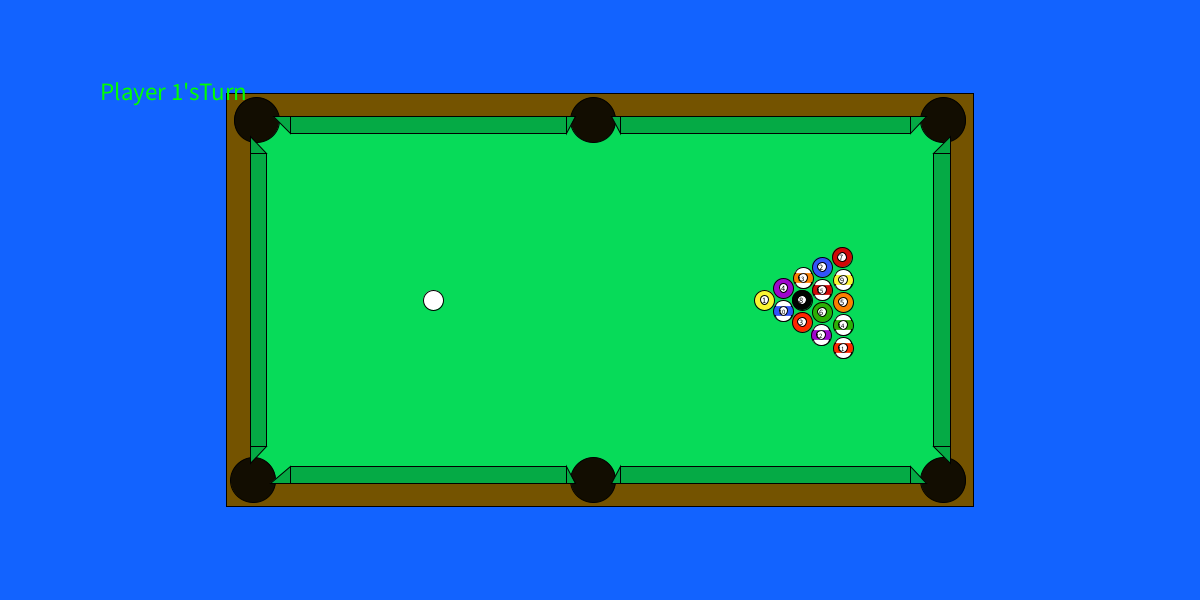
Frame 1 (no input)
Frame 60 (the mouse pressed at the canvas centre just before this capture): identical to frame 1, image omitted
Frame 120 (the mouse held since frame 60 and released just before this capture): identical to frame 1, image omitted

The Processing sketch that drew this single still picture (run headless with seeded random() and noise(); from frame 60 on, the mouse is pressed at the canvas centre):

// Processing sketch: EightBall
// ── EightBall.pde
Table t;

void mousePressed() {
  if (t.onTable[0] != null && mouseButton == LEFT && mouseX > t.onTable[0].position.x-30 && mouseX < t.onTable[0].position.x+30 &&
    mouseY > t.onTable[0].position.y-30 && mouseY < t.onTable[0].position.y+30) {
    t.onTable[0].isSelected = true;
    t.selected = t.onTable[0];
  }
}

void mouseReleased() {
  if (t.selected != null) {
    PVector mouseV = new PVector(mouseX, mouseY);
    PVector newSpeed = PVector.sub(t.selected.position, mouseV).div(7);
    t.selected.speed = newSpeed;
    //(selected.location.sub(mouse)).div(7);
    //selected.speed.x = (selected.location.x-mouseX)/7;
    //selected.speed.y = (selected.location.y-mouseY)/7;
    //println(selected.speed);
    t.selected.isSelected = false;
    t.selected = null;
    t.changeTurn();
  }
}

void setup() {
  size(1200, 600); //1800 900
  t = new Table();
}

void draw() {
  t.start();
  t.display();
  t.update();
  t.moveWhite();
}

// ── Ball.pde
class Ball {
  PVector position, speed;
  boolean stripe;
  boolean solid;
  boolean eightball;
  float radius = 20;
  int num;
  float dec = 0.98;
  color ballColor;
  boolean isSelected;
  Ball(float newX, float newY, boolean str, boolean sol, boolean ei, int n, color c) {
    position = new PVector(newX, newY);
    speed = new PVector(0, 0);
    stripe = str;
    solid = sol;
    eightball = ei;
    num = n;
    ballColor = c;
    isSelected = false;
  }

  void display() {
    fill(ballColor);
    ellipse(position.x, position.y, radius, radius);
    if (num != 0) {
      fill(255, 255, 255);
      ellipse(position.x, position.y, 8.33, 8.33);
    }
    if (stripe) {
      arc(position.x, position.y-4.83, 16, 11, PI, TWO_PI);
      arc(position.x, position.y+4.83, 16, 11, 0, PI);
    }
    if (num != 0) {
      if (num > 9) {
        textSize(6.7);
        fill(#000000);
        text("" + num, position.x-4.7, position.y+3.3);
      } else {
        textSize(8.3);
        fill(#000000);
        text("" + num, position.x-2.7, position.y+3.3);
      }
    }
    if (position.x - radius <= 0 || position.x + radius >= width)
      speed.x *= -1;
    if (position.y - radius <= 0 || position.y + radius >= height)
      speed.y *= -1; 
    if (isSelected) {
      line(position.x, position.y, mouseX, mouseY);
    }
  }

  public void move() {
    position.add(speed);
    speed.mult(dec);
  }

  public PVector polar(float radius, float angle) {
    PVector polar = new PVector(radius*cos(angle), radius*sin(angle));
    return polar;
  }

  void collide(Ball other, float xDis,float yDis,float dist){
    float normX = xDis / dist;
    float normY = yDis / dist;
    float midX = (this.position.x + other.position.x)/2;
    float midY = (this.position.y + other.position.y)/2;
    this.position.x = midX - normX * 10;
    this.position.y = midY - normY * 10;
    other.position.x = midX + normX * 10;
    other.position.y = midY + normY * 10;
    float dVector = (this.speed.x - other.speed.x) * normX;
    dVector += (this.speed.y - other.speed.y) * normY;
    float dvx = dVector * normX;
    float dvy = dVector * normY;
    this.speed.x -= dvx;
    this.speed.y -= dvy;
    other.speed.x += dvx;
    other.speed.y += dvy;
    other.speed.x *= 0.98;
    other.speed.y *= 0.98;
    this.speed.x *= 0.95;
    this.speed.y *= 0.95;
  }
  /**
  void collide(Ball other){
    float distance = dist(this.position.x,this.position.y,other.position.x,other.position.y);
    if (distance <= 20){
      other.speed.x += this.speed.x;
      other.speed.y += this.speed.y;
      float angle = atan2(other.position.y - this.position.y, other.position.x - this.position.x);
      this.position.x = other.position.x - cos(angle) * 20;
      this.position.y = other.position.y - sin(angle) * 20;
      this.speed.x *= -.85;
      this.speed.y *= -.85;
    }
  }
**/
  //public void collide(Ball other) {
    /*
    float a = this.position.sub(other.position).heading();
     this.position = other.position.add(this.polar(radius, a));
     float a1 = this.speed.heading()-a;
     float a2 = other.speed.heading()-a;
     PVector v1 = this.polar(this.speed.mag()*cos(a1), a);
     PVector v2 = this.polar(other.speed.mag()*cos(a2), a);
     this.speed.sub(v1).add(v2);
     other.speed.sub(v2).add(v1);
     */

     /**
    //find a normal vector
    PVector n = this.position.sub(other.position);
    float d = n.mag();

    //find minimum translation distance
    PVector mtd = n.mult((radius*2 - d) / d);
/**
    //push-pull balls
    this.position = this.position.add(mtd.mult(1/2));
    other.position = other.position.sub(mtd.mult(1/2));

    //find a unit normal vector
    PVector un = n.div(n.mag());

    //find unit tangent vector
    PVector ut = new PVector(-un.y, un.x);

    //project velocities onto the un and ut vectors
    float v1n = un.dot(this.speed);
    float v1t = ut.dot(this.speed);
    float v2n = un.dot(other.speed);
    float v2t = ut.dot(other.speed);

    //convert the scalar normal and tangential velocities into vectors
    PVector v1nTag = un.mult(v1n);
    PVector v1tTag = ut.mult(v1t);
    PVector v2nTag = un.mult(v2n);
    PVector v2tTag = ut.mult(v2t);

    //update velocities
    this.speed = v1nTag.add(v1tTag);
    other.speed = v2nTag.add(v2tTag);
  }
  **/
}

// ── Pocket.pde
class Pocket{
  float x;
  float y;
  float radius = 45;
  Pocket(float newX, float newY){
    x = newX;
    y = newY;
  }
  void display(){
    fill(#120D01);
    ellipse(x,y,radius, radius);
  }
}

// ── Table.pde
class Table {
  Ball[] onTable;
  Ball[] pocketed;
  Pocket[] holes;
  Wall[] walls;
  int playerTurn = 1;
  int winner;
  boolean player1Stripe;
  Ball selected;
  boolean whiteIsMoveable = true;

  Table() {
    onTable = new Ball[16];
    pocketed = new Ball[16];
    holes = new Pocket[6];
    walls = new Wall[18];
    Ball ball1 = new Ball(764.7, 300, false, true, false, 1, #FAF432);
    onTable[1] = ball1;
    Ball ball2 = new Ball(822, 267, false, true, false, 2, #3252FA);
    onTable[2] = ball2;
    Ball ball3 = new Ball(802, 322, false, true, false, 3, #FF2600);
    onTable[3] = ball3;
    Ball ball4 = new Ball(783.3, 288, false, true, false, 4, #9F06CE);
    onTable[4] = ball4;
    Ball ball5 = new Ball(843, 302, false, true, false, 5, #FC7F00);
    onTable[5] = ball5;
    Ball ball6 = new Ball(822, 312, false, true, false, 6, #2CAF05);
    onTable[6] = ball6;
    Ball ball7 = new Ball(842, 257, false, true, false, 7, #D10808);
    onTable[7] = ball7;
    Ball ball8 = new Ball(802, 300, false, false, true, 8, #010300);
    onTable[8] = ball8;
    Ball ball9 = new Ball(843, 280, true, false, false, 9, #FAF432);
    onTable[9] = ball9;
    Ball ball10 = new Ball(783.3, 311, true, false, false, 10, #3252FA);
    onTable[10] = ball10;
    Ball ball11 = new Ball(843, 348, true, false, false, 11, #FF2600);
    onTable[11] = ball11;
    Ball ball12 = new Ball(821, 335, true, false, false, 12, #9F06CE);
    onTable[12] = ball12;
    Ball ball13 = new Ball(803, 278, true, false, false, 13, #FC7F00);
    onTable[13] = ball13;
    Ball ball14 = new Ball(843, 325, true, false, false, 14, #2CAF05);
    onTable[14] = ball14;
    Ball ball15 = new Ball(822, 290, true, false, false, 15, #D10808);
    onTable[15] = ball15;
    Ball ball0 = new Ball(433.3, 300, false, false, false, 0, #FFFFFF);
    onTable[0] = ball0; // white cue ball
    holes[0] = new Pocket(256.7, 120); //top left
    holes[1] = new Pocket(593.3, 120); //top middle
    holes[2] = new Pocket(943.3, 120); //top right
    holes[3] = new Pocket(253.3, 480);  //bottom left //here
    holes[4] = new Pocket(593.3, 480); //bottom middle
    holes[5] = new Pocket(943.3, 480); //bottom right
    walls[0] = new Wall(290, 116.7, 566.7, 116.7, 283.3, 133.3); //top left
    walls[1] = new Wall(620, 116.7, 910, 116.7, 616.7, 133.3); //top right
    walls[2] = new Wall(290, 466.7, 566.7, 466.7, 283.3, 483.3); //bottom left
    walls[3] = new Wall(620, 466.7, 910, 466.7, 616.7, 483.3); //bottom right
    walls[4] = new Wall(250, 153.3, 266.7, 153.3, 250, 446.7); //left
    walls[5] = new Wall(933.3, 153.3, 950, 153.3, 933.3, 446.7); //right
    //triangle walls
    //hole0
    walls[6] = new triangleWall(273.3, 116.7, 290, 116.7, 290, 133.3);
    walls[7] = new triangleWall(250, 153.3, 266.7, 153.3, 250, 136.7);
    //hole1
    walls[8] = new triangleWall(566.7, 116.7, 566.7, 133.3, 575, 116.7);
    walls[9] = new triangleWall(620, 116.7, 611.7, 116.7, 620, 133.3);
    //hole2
    walls[10] = new triangleWall(910, 116.7, 926.7, 116.7, 910, 133.3);
    walls[11] = new triangleWall(933.3, 153.3, 950, 153.3, 950, 136.7);
    //hole3
    walls[12] = new triangleWall(250, 446.7, 266.7, 446.7, 250, 463.3);
    walls[13] = new triangleWall(290, 466.7, 290, 483.3, 270, 483.3);
    //hole4
    walls[14] = new triangleWall(566.7, 466.7, 566.7, 483.3, 575, 483.3);
    walls[15] = new triangleWall(620, 466.7, 620, 483.3, 611.7, 483.3);
    //hole5
    walls[16] = new triangleWall(910, 466.7, 910, 483.3, 926.7, 483.3);
    walls[17] = new triangleWall(933.3, 446.7, 950, 446.7, 950, 463.3);
    //rect(375, 175, 1050, 550);
  }

  void pocketBall(int index) {
    Ball temp = onTable[index];
    onTable[index] = null;
    pocketed[index] = temp;
  }

  void unPocket(int index) {
    Ball temp = pocketed[index];
    pocketed[index] = null;
    onTable[index] = temp;
  }

  void changeTurn() {
    if (playerTurn == 1){
      playerTurn = 2;}
    else{ playerTurn = 1;}
  }

  void player1Type(String str) {
    if (str.equals("stripe"))
      player1Stripe = true;
    else player1Stripe = false;
  }

  void start() {
    /**
    for (int i = 0; i < onTable.length; i++) {
      for (int j = i+1; j < onTable.length; j++) {
        if (onTable[i] != null && onTable[j] != null) {
          if (onTable[i].position.dist(onTable[j].position) <= onTable[i].radius)
           float xDis = onTable[j].position.x - onTable[i].position.x;
          float yDis = onTable[j].position.y - onTable[i].position.y;
          float dist = sqrt(xDis * xDis + yDis * yDis);
            onTable[i].collide(onTable[j]);
        }
      }
    }
    **/
    for (int i = 0; i < onTable.length; i++) {
      if (onTable[i] != null){
        onTable[i].move();
      }
    }
  }

  void display() {
    background(#1263FF);
    fill(#745300);
    rect(226.7, 93.3, 746.7, 413.3);
    fill(#07DB59);
    rect(250, 116.7, 700, 366.7);
    //beginShape();
    //vertex
    //fill(#07DB59);
    //rect(400,200,1000,500);
    for (int i = 0; i < holes.length && holes[i] != null; i++) {
      holes[i].display();
    }
    for (int i = 0; i < onTable.length; i++) {
      if (onTable[i] != null) {
        onTable[i].display();
      }
    }
    
    for (int i = 0; i < walls.length; i++) {
      if (walls[i] != null) {
        walls[i].display();
      }
    }
  }
  
  void moveWhite(){
    if (onTable[0] == null){
      onTable[0] = pocketed[0];
      pocketed[0] = null;
      onTable[0].position.x = 100;
      onTable[0].position.y = 100;
      onTable[0].speed.x = 0;
      onTable[0].speed.y = 0;
    }
      if (whiteIsMoveable && mousePressed && (mouseButton == RIGHT)){
        if (mouseX > 277.7 && mouseX < 922.3 && mouseY > 144.3 && mouseY < 455.7){
          boolean placeWhite = true;
          for (int i = 1; i < onTable.length; i++){// check for distance with other ball
            if (onTable[i] != null && dist(mouseX, mouseY,
            onTable[i].position.x, onTable[i].position.y) <= 20){
               placeWhite = false;
            }
          }
          if (placeWhite){
              onTable[0].position.x = mouseX; 
              onTable[0].position.y = mouseY;
          }
          placeWhite = true;
        }
      }
  }

  void update() {
    boolean allStripesDone = true;
    boolean allSolidsDone = true;
    boolean eightBallDone;
    //checks the status of all non cue and eight ball
    for (int i = 1; i < 8; i++) {
      if (onTable[i] != null) {
        allStripesDone = false;
      }
    }
    for (int i = 9; i < 16; i++) {
      if (onTable[i] != null) {
        allSolidsDone = false;
      }
    }
    //checks for status of eightball
    if (onTable[8] != null) {
      eightBallDone = false;
    } else {
      eightBallDone = true;
    }

  //CHECKS FOR BALL COLLISION 
  for (int i = 0; i < onTable.length; i++){
    for (int j = i + 1; j < onTable.length; j++){
      if (onTable[i] != null && onTable[j] != null){
        float xDis = onTable[j].position.x - onTable[i].position.x;
        float yDis = onTable[j].position.y - onTable[i].position.y;
        float dist = sqrt(xDis * xDis + yDis * yDis);
        if (dist < 20){
          onTable[i].collide(onTable[j], xDis, yDis, dist);
        }
      }
    }
  }
  //potting a ball
  for (int i = 0; i < onTable.length; i++){
    for (int p = 0; p < 6; p++){
      if (onTable[i] != null && dist(holes[p].x,holes[p].y,onTable[i].position.x,onTable[i].position.y) <= 33.3){
        pocketed[i] = onTable[i];
        onTable[i] = null;
      }
    }
  }

    //player1's turn 
    if (playerTurn == 1) {
      if (player1Stripe) { //player1 is stripes
        if (allStripesDone) { //all stripes are done
          if (eightBallDone) {
            winner = 1; //eightball is done
          }
        } else { //all stripes are not done
          if (eightBallDone) {
            winner = 2; //eightball is done but all stripes aren't
          }
        }
      } else {//player1 is solids
        if (allSolidsDone) {
          if (eightBallDone) {
            winner = 1;
          }
        } else {
          if (eightBallDone) {
            winner = 2;
          }
        }
      }
    }
    //player2's turn
    if (playerTurn == 2) {
      if (player1Stripe) { //player2 is solids
        if (allSolidsDone) { //all stripes are done
          if (eightBallDone) {
            winner = 2; //eightball is done
          }
        } else { //all solids are not done
          if (eightBallDone) {
            winner = 1; //eightball is done but all solids aren't
          }
        }
      } else {//player2 is stripes
        if (allStripesDone) {
          if (eightBallDone) {
            winner = 2;
          }
        } else {
          if (eightBallDone) {
            winner = 1;
          }
        }
      }
    }
    textSize(25);
    fill(0,255,0);
    text("Player" + " " + playerTurn + "'s" + "Turn", 100 ,100);

  }
}

// ── Wall.pde
class Wall{
  float x1, y1, x2, y2, x3, y3; // these are the vertices of a rectangle
  //topleft(x1,y1) topright(x2,y2) bottomleft(x3,y3) 
  Wall(float newX, float newY, float newX2, float newY2,
  float newX3, float newY3){
    x1 = newX;
    y1 = newY;
    x2 = newX2;
    y2 = newY2;
    x3 = newX3;
    y3 = newY3;
  }
  
  void display(){
    fill(#05AA45);
    rect(x1,y1,x2-x1,y3-y1);
  }
}

// ── triangleWall.pde
class triangleWall extends Wall{
   triangleWall(float a, float b, float c, float d, float e, float f){
    super(a,b,c,d,e,f);
  }
  
  void display(){
    fill(#05AA45);
    triangle(x1,y1,x2,y2,x3,y3);
  }
}
